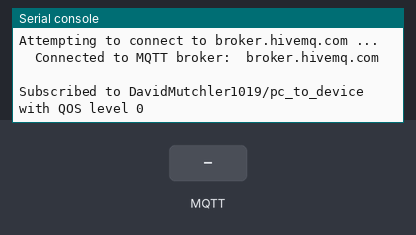
This program was run on a simulated CircuitPython board. Parts: the last lines printed to the serial console. The inputs (shaded band) are chosen by the test bench. Random numbers come from a fixed seed; no MQTT or app messages arrive unless stated; library files of the repository ran but are not shown: secrets.py.

Above: at 2.9 s.
3.0 s: MQTT message "1" arrives on the first subscribed topic
At 3.9 s:
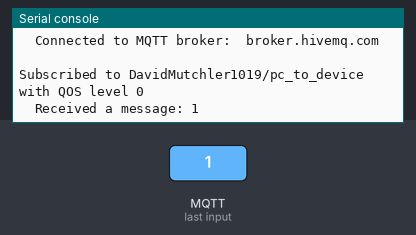
4.5 s: MQTT message "on" arrives on the first subscribed topic
At 5.0 s:
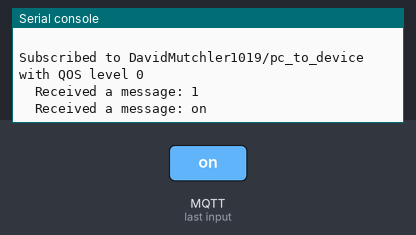
6.0 s: MQTT message "off" arrives on the first subscribed topic
At 7.4 s:
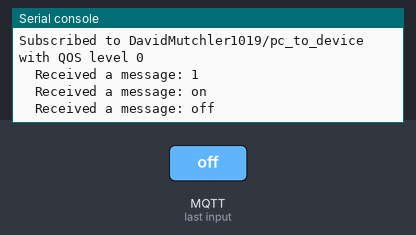

Measured:
- after the input at 3.0 s, the serial console: prints a new line at once (image 1)
- after the input at 4.5 s, the serial console: prints a new line at once (image 2)
- after the input at 6.0 s, the serial console: prints a new line at once (image 3)

The program:

code.py
```python
# Example showing a Pico, running CircuitPython,
# communicating with another device through MQTT.
# Author:  David Mutchler, Rose-Hulman Institute of Technology,
#          based on examples from the internet.

# These imports are for the WIFI and MQTT communication:
import ssl
import socketpool
import wifi
import adafruit_minimqtt.adafruit_minimqtt as MQTT

# These imports are for simulating sending sensor data:
import random
import time

# MQTT Topics to publish/subscribe from/to Pico to/from HiveMQ Cloud
UNIQUE_ID = "DavidMutchler1019"  # Use something that no one else will use
PC_TO_DEVICE_TOPIC = UNIQUE_ID + "/pc_to_device"
DEVICE_TO_PC_TOPIC = UNIQUE_ID + "/device_to_pc"

# Load the WiFi and HiveMQ Cloud credentials from the file: secrets.py
try:
    from secrets import secrets
except ImportError:
    print("WiFi secrets are kept in secrets.py, please add them there!")
    raise

# Connect to the configured WiFi network
print("\n\nAttempting to connect to WiFi: ", secrets["ssid"], "...")
wifi.radio.connect(secrets["ssid"], secrets["password"])

print("\tConnected to %s!\n" % secrets["ssid"])


# Define callback methods and assign them to the MQTT events
def on_message(mqtt_client, userdata, message):
    print("\tReceived a message:", message)


def on_connect(client, userdata, flags, rc):
    print("\tConnected to MQTT broker: ", client.broker, "\n")


def on_disconnect(mqtt_client, userdata, rc):
    print("Disconnected from MQTT Broker!")


def on_subscribe(mqtt_client, userdata, topic, granted_qos):
    print("Subscribed to {0} with QOS level {1}".format(topic, granted_qos))


def on_unsubscribe(mqtt_client, userdata, topic, pid):
    print("Unsubscribed from {0} with PID {1}".format(topic, pid))


def on_publish(mqtt_client, userdata, topic, pid):
    print("Published to {0} with PID {1}".format(topic, pid))


# Create a socket pool
pool = socketpool.SocketPool(wifi.radio)

# Set up a MiniMQTT Client
mqtt_client = MQTT.MQTT(
    broker=secrets["broker"],
    port=secrets["port"],
    username=secrets["mqtt_username"],
    password=secrets["mqtt_key"],
    socket_pool=pool,
    ssl_context=ssl.create_default_context(),
)

# Connect callback handlers to mqtt_client
mqtt_client.on_connect = on_connect
mqtt_client.on_message = on_message
mqtt_client.on_disconnect = on_disconnect
mqtt_client.on_subscribe = on_subscribe
mqtt_client.on_unsubscribe = on_unsubscribe
# mqtt_client.on_publish = on_publish

# Connect to the MQTT broker
print("Attempting to connect to %s ..." % mqtt_client.broker)
try:
    mqtt_client.connect()
    mqtt_client.subscribe(PC_TO_DEVICE_TOPIC)
except Exception as e:
    print("\tMQTT connect failed: ", e)

# Simulate sending sensor data to the Broker by sending random numbers.
counter = 0
loop_counter = 0
while True:
    mqtt_client.loop()  # Poll for about 1 second to see if any messages have arrived

    # Send a message (simulating sending sensor data):
    if counter >= 10:  # Send (publish) every 10 times through this loop
        counter = 0
        simulated_sensor_data = random.randint(1, 100)  # Simulate sensor data
        message_to_send = str(simulated_sensor_data)
        print("Sending (publishing) message:", message_to_send)
        mqtt_client.publish(DEVICE_TO_PC_TOPIC, message_to_send)

    time.sleep(0.1)  # Sleep a bit to safeguard against inundating the message-passing
    counter = counter + 1
    loop_counter = loop_counter + 1
#    if loop_counter > 300:
#        break

print("Unsubscribing from %s" % PC_TO_DEVICE_TOPIC)
mqtt_client.unsubscribe(PC_TO_DEVICE_TOPIC)

print("Disconnecting from %s" % mqtt_client.broker)
mqtt_client.disconnect()
```
